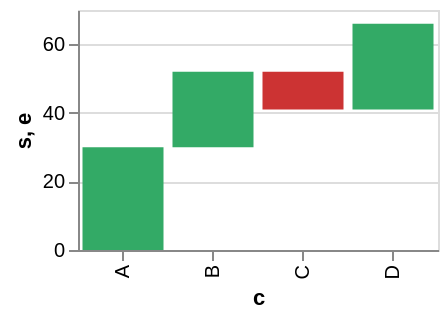

Write a Vega-Lite specification for this figure.
### Vega-Lite specification from a JSON file in a GitHub repository (floating-point values rounded to 4 significant figures)
{"width": 180, "height": 120, "data": {"values": [{"c": "A", "s": 0, "e": 30}, {"c": "B", "s": 30, "e": 52}, {"c": "C", "s": 52, "e": 41}, {"c": "D", "s": 41, "e": 66}]}, "mark": "bar", "encoding": {"x": {"field": "c", "type": "nominal", "sort": null}, "y": {"field": "s", "type": "quantitative"}, "y2": {"field": "e"}, "color": {"condition": {"test": "datum.e < datum.s", "value": "#c33"}, "value": "#3a6"}}}
